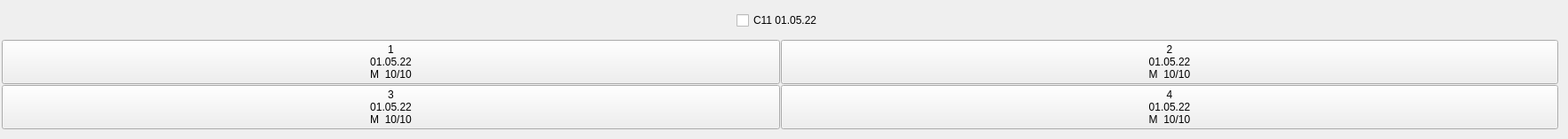
    <widget class="QWidget" name="tab">
     <attribute name="title">
      <string>Бригада 1</string>
     </attribute>
     <widget class="QWidget" name="layoutWidget">
      <property name="geometry">
       <rect>
        <x>0</x>
        <y>0</y>
        <width>1758</width>
        <height>148</height>
       </rect>
      </property>
      <layout class="QHBoxLayout" name="horizontalLayout_11" stretch="0">
       <property name="spacing">
        <number>1</number>
       </property>
       <property name="leftMargin">
        <number>1</number>
       </property>
       <property name="topMargin">
        <number>1</number>
       </property>
       <property name="rightMargin">
        <number>1</number>
       </property>
       <property name="bottomMargin">
        <number>1</number>
       </property>
       <item>
        <layout class="QGridLayout" name="gridLayout_65">
         <property name="leftMargin">
          <number>1</number>
         </property>
         <property name="topMargin">
          <number>1</number>
         </property>
         <property name="rightMargin">
          <number>1</number>
         </property>
         <property name="bottomMargin">
          <number>1</number>
         </property>
         <property name="spacing">
          <number>1</number>
         </property>
         <item row="2" column="0">
          <widget class="QPushButton" name="pushButton_261">
           <property name="text">
            <string>3
01.05.22
M  10/10</string>
           </property>
          </widget>
         </item>
         <item row="1" column="1">
          <widget class="QPushButton" name="pushButton_260">
           <property name="text">
            <string>2
01.05.22
M  10/10</string>
           </property>
           <property name="checkable">
            <bool>true</bool>
           </property>
          </widget>
         </item>
         <item row="1" column="0">
          <widget class="QPushButton" name="pushButton_263">
           <property name="text">
            <string>1
01.05.22
M  10/10</string>
           </property>
          </widget>
         </item>
         <item row="2" column="1">
          <widget class="QPushButton" name="pushButton_262">
           <property name="text">
            <string>4
01.05.22
M  10/10</string>
           </property>
          </widget>
         </item>
         <item row="0" column="0" colspan="2" alignment="Qt::AlignHCenter|Qt::AlignVCenter">
          <widget class="QCheckBox" name="A1_65">
           <property name="layoutDirection">
            <enum>Qt::LeftToRight</enum>
           </property>
           <property name="text">
            <string>C11 01.05.22</string>
           </property>
          </widget>
         </item>
        </layout>
       </item>
      </layout>
     </widget>
    </widget>
